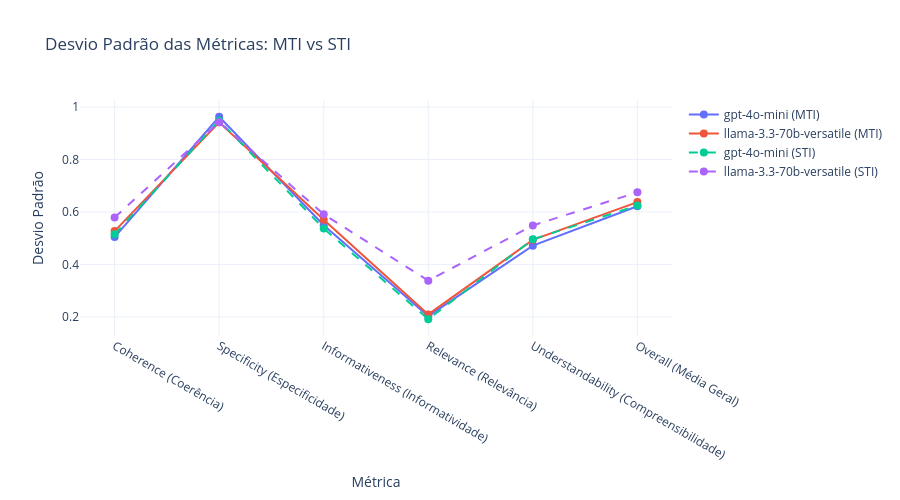

Source (notebook cell):
### Markdown cell above
## 5. Análise de Desvio Padrão

### Code cell
# Gráfico de desvio padrão para todas as métricas incluindo Overall
fig = go.Figure()

# Adicionar MTI primeiro
df_mti_all = df[df["approach"] == "MTI"]
for model in df_mti_all["model"].unique():
    df_model = df_mti_all[df_mti_all["model"] == model]
    
    # Ordenar métricas (individuais primeiro, Overall por último)
    metrics_order = METRICS + ["Overall (Média Geral)"]
    df_model = df_model.set_index("metric").loc[metrics_order].reset_index()
    
    fig.add_trace(go.Scatter(
        x=[METRIC_LABELS.get(m, m).replace('\n', ' ') for m in df_model["metric"]],
        y=df_model["std"],
        mode='lines+markers',
        name=f"{model} (MTI)",
        line=dict(width=2),
        marker=dict(size=8)
    ))

# Adicionar STI depois
df_sti_all = df[df["approach"] == "STI"]
for model in df_sti_all["model"].unique():
    df_model = df_sti_all[df_sti_all["model"] == model]
    
    # Ordenar métricas
    metrics_order = METRICS + ["Overall (Média Geral)"]
    df_model = df_model.set_index("metric").loc[metrics_order].reset_index()
    
    fig.add_trace(go.Scatter(
        x=[METRIC_LABELS.get(m, m).replace('\n', ' ') for m in df_model["metric"]],
        y=df_model["std"],
        mode='lines+markers',
        name=f"{model} (STI)",
        line=dict(width=2, dash='dash'),
        marker=dict(size=8)
    ))

fig.update_layout(
    title="Desvio Padrão das Métricas: MTI vs STI",
    xaxis_title="Métrica",
    yaxis_title="Desvio Padrão",
    height=500,
    template="plotly_white",
    legend=dict(x=1.02, y=1)
)

fig.show()

### Figure 1 — Plotly figure (JSON) as saved in the notebook; plotly's stock layout.template omitted (floating-point values rounded to 4 significant figures)
{"data": [{"line": {"width": 2}, "marker": {"size": 8}, "mode": "lines+markers", "name": "gpt-4o-mini (MTI)", "type": "scatter", "x": ["Coherence (Coerência)", "Specificity (Especificidade)", "Informativeness (Informatividade)", "Relevance (Relevância)", "Understandability (Compreensibilidade)", "Overall (Média Geral)"], "y": [0.5043, 0.9627, 0.5493, 0.2031, 0.4715, 0.6215]}, {"line": {"width": 2}, "marker": {"size": 8}, "mode": "lines+markers", "name": "llama-3.3-70b-versatile (MTI)", "type": "scatter", "x": ["Coherence (Coerência)", "Specificity (Especificidade)", "Informativeness (Informatividade)", "Relevance (Relevância)", "Understandability (Compreensibilidade)", "Overall (Média Geral)"], "y": [0.5271, 0.9416, 0.5701, 0.2095, 0.4939, 0.6376]}, {"line": {"dash": "dash", "width": 2}, "marker": {"size": 8}, "mode": "lines+markers", "name": "gpt-4o-mini (STI)", "type": "scatter", "x": ["Coherence (Coerência)", "Specificity (Especificidade)", "Informativeness (Informatividade)", "Relevance (Relevância)", "Understandability (Compreensibilidade)", "Overall (Média Geral)"], "y": [0.5153, 0.9485, 0.5369, 0.1914, 0.496, 0.6245]}, {"line": {"dash": "dash", "width": 2}, "marker": {"size": 8}, "mode": "lines+markers", "name": "llama-3.3-70b-versatile (STI)", "type": "scatter", "x": ["Coherence (Coerência)", "Specificity (Especificidade)", "Informativeness (Informatividade)", "Relevance (Relevância)", "Understandability (Compreensibilidade)", "Overall (Média Geral)"], "y": [0.579, 0.9426, 0.5911, 0.3381, 0.5487, 0.6749]}], "layout": {"height": 500, "legend": {"x": 1.02, "y": 1}, "title": {"text": "Desvio Padrão das Métricas: MTI vs STI"}, "xaxis": {"title": {"text": "Métrica"}}, "yaxis": {"title": {"text": "Desvio Padrão"}}}}
